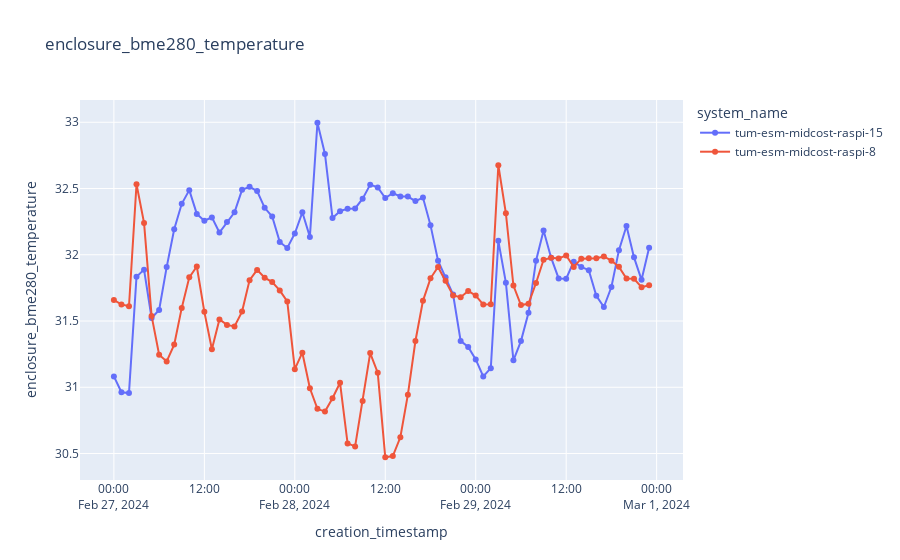

Write notebook code for a chart like this one.
### Code cell
plot_sensor_measurement(df_raw,sensor_id,col_name="enclosure_bme280_temperature",filter=filter)
